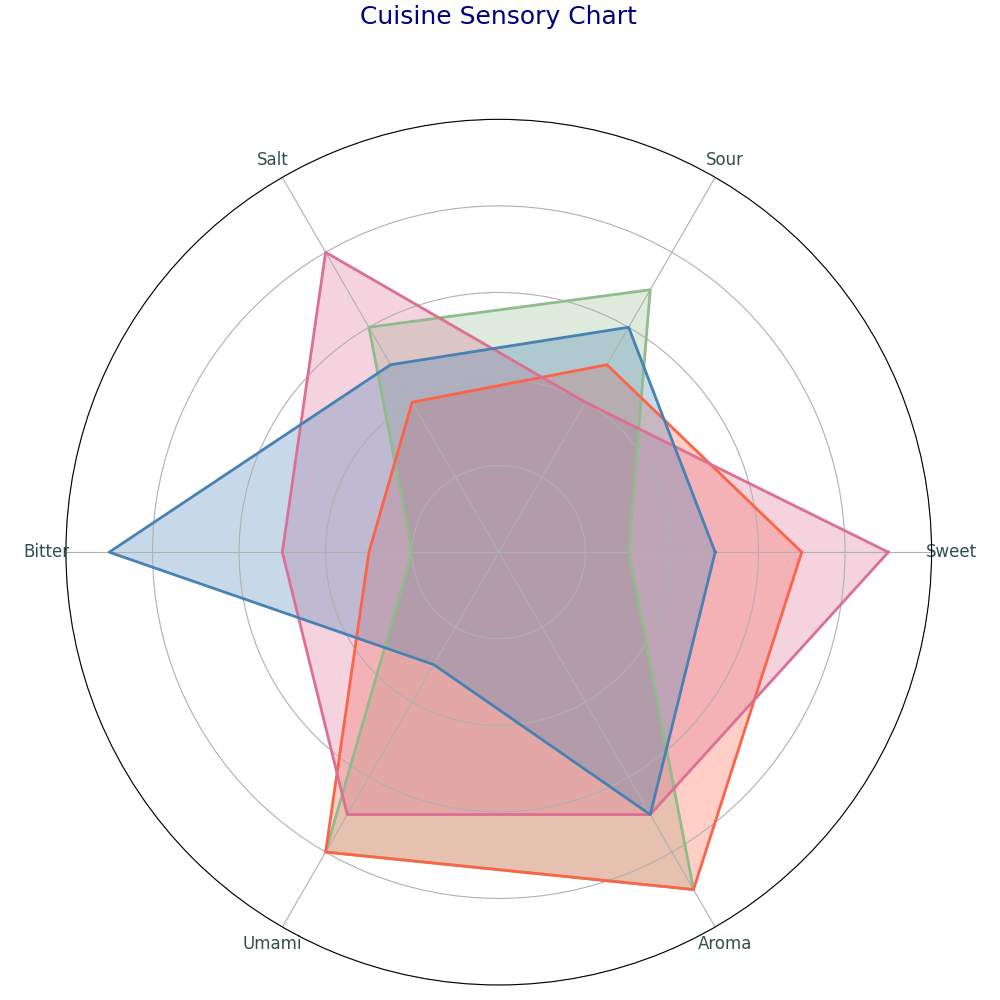

Here is the Python script that generated this plot:
import matplotlib.pyplot as plt
import numpy as np

atts = ['Sweet', 'Sour', 'Salt', 'Bitter', 'Umami', 'Aroma']
num_vars = len(atts)

italian = [3, 7, 6, 2, 8, 9]
japanese = [7, 5, 4, 3, 8, 9]
indian = [9, 4, 8, 5, 7, 7]
french = [5, 6, 5, 9, 3, 7]

italian += italian[:1]
japanese += japanese[:1]
indian += indian[:1]
french += french[:1]

angles = np.linspace(0, 2 * np.pi, num_vars, endpoint=False).tolist()
angles += angles[:1]

fig, ax = plt.subplots(figsize=(10, 10), subplot_kw=dict(polar=True))

plt.xticks(angles[:-1], atts, color='darkslategray', size=12)
ax.set_yticklabels([])
ax.set_ylim(0, 10)

colors = ['#8FBC8B', '#FF6347', '#DB7093', '#4682B4']
cuisines = [italian, japanese, indian, french]

for data, color in zip(cuisines, colors):
    ax.plot(angles, data, linewidth=2, color=color)
    ax.fill(angles, data, color=color, alpha=0.3)

plt.title('Cuisine Sensory Chart', size=18, color='navy', y=1.1)

plt.tight_layout()
plt.show()
